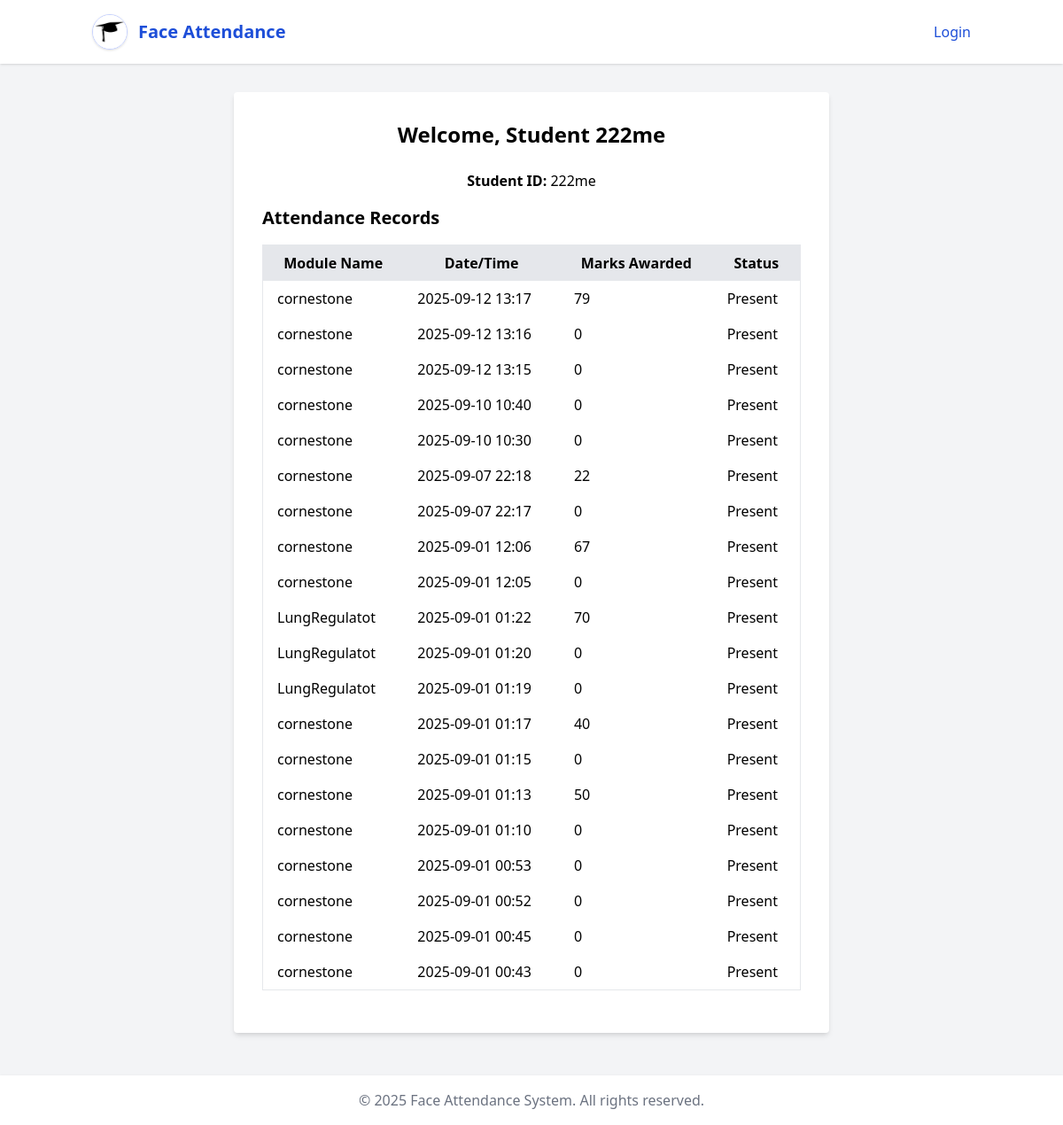
Screenshot of /student-dashboard (signed in) with the database file from the repository.
### models.py (models this page shows, shortened)
class Student(db.Model):
    id = db.Column(db.Integer, primary_key=True)
    student_id_number = db.Column(db.String(64), unique=True, nullable=False)
    name = db.Column(db.String(128), nullable=False)
    username = db.Column(db.String(128), unique=True, nullable=False)
    face_encoding = db.Column(db.LargeBinary)
    password_hash = db.Column(db.String(128))
    qualification_id = db.Column(db.Integer, db.ForeignKey('qualification.id'))
    qualification = db.relationship('Qualification', backref=db.backref('students', lazy=True))

class AttendanceRecord(db.Model):
    id = db.Column(db.Integer, primary_key=True)
    student_id = db.Column(db.Integer, db.ForeignKey('student.id'), nullable=False)
    module_id = db.Column(db.Integer, db.ForeignKey('module.id'), nullable=False)
    qualification_id = db.Column(db.Integer, db.ForeignKey('qualification.id'), nullable=False)
    date_time = db.Column(db.DateTime, default=datetime.utcnow)
    marks = db.Column(db.Integer, default=0)
    status = db.Column(db.String(16), nullable=False)  # "Present" or "Absent"
    student = db.relationship('Student', backref='attendance_records')
    module = db.relationship('Module')
    qualification = db.relationship('Qualification')

class Module(db.Model):
    id = db.Column(db.Integer, primary_key=True)
    name = db.Column(db.String(128), nullable=False)
    qualification_id = db.Column(db.Integer, db.ForeignKey('qualification.id'), nullable=False)
    qualification = db.relationship('Qualification', backref=db.backref('modules', lazy=True))

### app.py (the view)
@app.route('/student-dashboard')
def student_dashboard():
    from flask import render_template, session, redirect, url_for
    import datetime
    from sqlalchemy.orm import joinedload
    current_year = datetime.datetime.now().year
    student_id = session.get('student_id')
    if not student_id:
        return redirect(url_for('student_login'))
    with app.app_context():
        student = Student.query.filter_by(student_id_number=student_id).first()
        attendance_records = AttendanceRecord.query.options(
            joinedload(AttendanceRecord.module)
        ).filter_by(student_id=student.id).order_by(AttendanceRecord.date_time.desc()).all()
    return render_template(
        'student_dashboard.html',
        student=student,
        attendance_records=attendance_records,
        current_year=current_year
    )

### templates/student_dashboard.html (shortened to what this page needs)
{% extends "base.html" %}
{% block content %}
<div class="bg-white p-8 rounded shadow-md w-full max-w-2xl mx-auto mt-8">
    <h1 class="text-2xl font-bold mb-6 text-center">Welcome, {{ student.name }}</h1>
    <div class="mb-4 text-center">
        <span class="font-semibold">Student ID:</span> {{ student.student_id_number }}
    </div>
    <h2 class="text-xl font-bold mb-4">Attendance Records</h2>
    {% if attendance_records and attendance_records|length > 0 %}
    <table class="w-full border mb-4">
        <thead>
            <tr class="bg-gray-200">
                <th class="px-4 py-2">Module Name</th>
                <th class="px-4 py-2">Date/Time</th>
                <th class="px-4 py-2">Marks Awarded</th>
                <th class="px-4 py-2">Status</th>
            </tr>
        </thead>
        <tbody>
            {% for record in attendance_records %}
            <tr>
                <td class="px-4 py-2">{{ record.module.name }}</td>
                <td class="px-4 py-2">{{ record.date_time.strftime('%Y-%m-%d %H:%M') }}</td>
                <td class="px-4 py-2">{{ record.marks }}</td>
                <td class="px-4 py-2">{{ record.status }}</td>
            </tr>
            {% endfor %}
        </tbody>
    </table>
    {% else %}
    <div class="text-center text-red-600">No attendance records found.</div>
    {% endif %}
</div>
{% endblock %}

### rows the page displays
Student: name "Student 222me", student_id_number "222me"
AttendanceRecord: module.name "cornestone", date_time "2025-09-12 13:17", marks "79", status "Present"
AttendanceRecord: module.name "cornestone", date_time "2025-09-12 13:16", marks "0", status "Present"
AttendanceRecord: module.name "cornestone", date_time "2025-09-12 13:15", marks "0", status "Present"
AttendanceRecord: module.name "cornestone", date_time "2025-09-10 10:40", marks "0", status "Present"
AttendanceRecord: module.name "cornestone", date_time "2025-09-10 10:30", marks "0", status "Present"
AttendanceRecord: module.name "cornestone", date_time "2025-09-07 22:18", marks "22", status "Present"
AttendanceRecord: module.name "cornestone", date_time "2025-09-07 22:17", marks "0", status "Present"
AttendanceRecord: module.name "cornestone", date_time "2025-09-01 12:06", marks "67", status "Present"
AttendanceRecord: module.name "cornestone", date_time "2025-09-01 12:05", marks "0", status "Present"
AttendanceRecord: module.name "LungRegulatot", date_time "2025-09-01 01:22", marks "70", status "Present"
AttendanceRecord: module.name "LungRegulatot", date_time "2025-09-01 01:20", marks "0", status "Present"
AttendanceRecord: module.name "LungRegulatot", date_time "2025-09-01 01:19", marks "0", status "Present"
AttendanceRecord: module.name "cornestone", date_time "2025-09-01 01:17", marks "40", status "Present"
AttendanceRecord: module.name "cornestone", date_time "2025-09-01 01:15", marks "0", status "Present"
AttendanceRecord: module.name "cornestone", date_time "2025-09-01 01:13", marks "50", status "Present"
AttendanceRecord: module.name "cornestone", date_time "2025-09-01 01:10", marks "0", status "Present"
AttendanceRecord: module.name "cornestone", date_time "2025-09-01 00:53", marks "0", status "Present"
AttendanceRecord: module.name "cornestone", date_time "2025-09-01 00:52", marks "0", status "Present"
AttendanceRecord: module.name "cornestone", date_time "2025-09-01 00:45", marks "0", status "Present"
AttendanceRecord: module.name "cornestone", date_time "2025-09-01 00:43", marks "0", status "Present"
